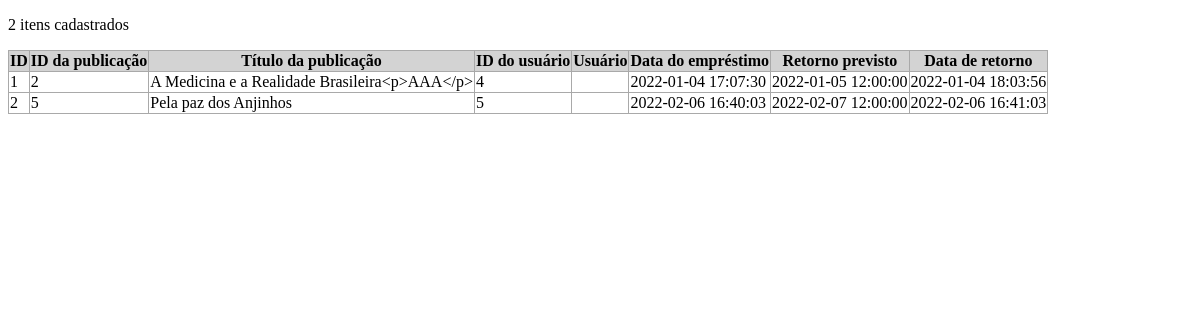
The app's page /generate/libfullborrowedpubstotable.php (signed in), older data.
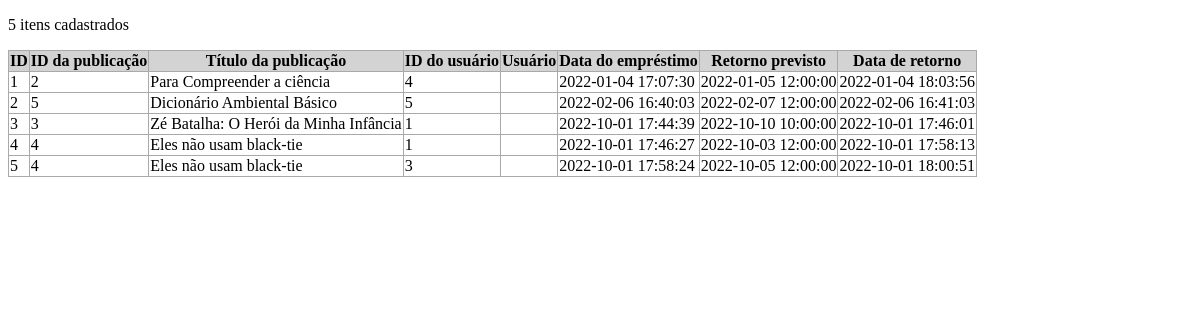
The same page, newer data.
### tables this page shows
CREATE TABLE `libraryborrowedpublications` (
  `id` int NOT NULL,
  `publicationId` int NOT NULL,
  `libUserId` int NOT NULL,
  `borrowDatetime` datetime NOT NULL,
  `expectedReturnDatetime` datetime NOT NULL,
  `returnDatetime` datetime DEFAULT NULL
);

CREATE TABLE `librarycollection` (
  `id` int NOT NULL,
  `registrationDate` date NOT NULL,
  `author` varchar(120) DEFAULT NULL,
  `title` varchar(280) NOT NULL,
  `cdu` varchar(120) DEFAULT NULL,
  `cdd` varchar(120) DEFAULT NULL,
  `isbn` varchar(120) DEFAULT NULL,
  `local` varchar(120) DEFAULT NULL,
  `publisher_edition` varchar(120) DEFAULT NULL,
  `number` varchar(120) DEFAULT NULL,
  `month` varchar(120) DEFAULT NULL,
  `year` varchar(120) DEFAULT NULL,
  `edition` varchar(120) DEFAULT NULL,
  `volume` varchar(120) DEFAULT NULL,
  `copyNumber` varchar(120) DEFAULT NULL,
  `pageNumber` varchar(120) DEFAULT NULL,
  `typeAcquisitionId` int NOT NULL,
  `price` decimal(10,2) DEFAULT NULL,
  `prohibitedSale` tinyint(1) NOT NULL DEFAULT '0',
  `provider` varchar(120) DEFAULT NULL,
  `exclusionInfoTerm` varchar(255) DEFAULT NULL,
  `registeredByUserId` int NOT NULL
);

### model/database/database.php (called while the page is built, shortened)
<?php
function getDatabaseConfig()
{
	$configs = parse_ini_file($_SERVER['DOCUMENT_ROOT'] . "/sisepi_config.ini", true);
	return $configs['database'];
}
function getCryptoKey()
{
	return !empty(getenv("CRYPTO_KEY")) ? getenv("CRYPTO_KEY") : getDatabaseConfig()['crypto'];
}

### model/database/libraryborrowedpubs.database.php (called while the page is built, shortened)
<?php
require_once("database.php");
function buildBorrowedPubsQuery($baseQuery, $_orderBy, $searchKeywords, $useLimit = true, $exportReportMode = false)
{
	$outputInfos = [ "query" => "", "search" => false ];
	$where = strlen($searchKeywords) > 3 ? "where " : "";
	$orderBy = "";
	switch ($_orderBy)
	{
		case "id": $orderBy = "order by libraryborrowedpublications.id ASC "; break;
	}
	$limit = $useLimit ? "limit ?, ?" : "";
	$outputInfos["query"] = $baseQuery . $where . $orderBy . $limit;
	return $outputInfos;
}
function getFullBorrowedPubs($__orderBy, $searchKeywords, $optConnection = null)
{
	$__cryptoKey = getCryptoKey();
	$_orderBy = ($__orderBy === null || $__orderBy === "") ? "id" : $__orderBy;
	$conn = $optConnection ? $optConnection : createConnectionAsEditor();
	$baseQuery = "SELECT libraryborrowedpublications.id as 'ID',
	libraryborrowedpublications.publicationId as 'ID da publicação',
	librarycollection.title as 'Título da publicação',
	libraryborrowedpublications.libUserId as 'ID do usuário',
	aes_decrypt(libraryusers.name, '$__cryptoKey') as 'Usuário',
	borrowDatetime as 'Data do empréstimo',
	expectedReturnDatetime as 'Retorno previsto',
	returnDatetime as 'Data de retorno'
FROM libraryborrowedpublications
left join librarycollection on librarycollection.id = libraryborrowedpublications.publicationId
left join libraryusers on libraryusers.id = libraryborrowedpublications.libUserId ";
	$infos = buildBorrowedPubsQuery($baseQuery, $_orderBy, $searchKeywords, false, true);
	$dataRows = null;
	if ($stmt = $conn->prepare($infos["query"]))
	{
		$stmt->execute();
		$result = $stmt->get_result();
		if ($result->num_rows > 0)
		{
			$dataRows = $result->fetch_all(MYSQLI_ASSOC);
		}
	}
	return $dataRows;
}

### includes/common.php (called while the page is built, shortened)
<?php
function hsc($stringData)
{
    return htmlspecialchars($stringData, ENT_NOQUOTES, "UTF-8");
}

### generate/libfullborrowedpubstotable.php (the view, shortened to what this page needs)
<?php
require_once("../includes/common.php");
require_once("../model/database/libraryborrowedpubs.database.php");
$fullBorrowedPubsDataRows = getFullBorrowedPubs(($_GET["orderBy"] ?? ""), ($_GET["q"] ?? ""));
$itemsCount = count($fullBorrowedPubsDataRows);
?>
<!DOCTYPE html>
<html xmlns="http://www.w3.org/1999/xhtml" lang="en">
<head>
</head>
	<body>
		<p><?php echo $itemsCount; ?> itens cadastrados</p>
		<table>
			<thead>
				<tr>
					<?php foreach ($fullBorrowedPubsDataRows[0] as $h => $v): ?>
					<th><?php echo $h; ?></th>
					<?php endforeach; ?>
				</tr>
			</thead>
			<tbody>
				<?php foreach ($fullBorrowedPubsDataRows as $dr): ?>
				<tr>
					<?php foreach ($dr as $col => $val): ?>
					<td><?php echo hsc($val); ?></td>
					<?php endforeach; ?>
				</tr>
				<?php endforeach; ?>
			</tbody>
		</table>
	</body>
</html>

Row changes from the older to the newer data that the page shows:
added libraryborrowedpublications: id "3", publicationId "3", librarycollection.title "Zé Batalha: O Herói da Minha Infância", libUserId "1", borrowDatetime "2022-10-01 17:44:39", expectedReturnDatetime "2022-10-10 10:00:00", returnDatetime "2022-10-01 17:46:01"
added libraryborrowedpublications: id "4", publicationId "4", librarycollection.title "Eles não usam black-tie", libUserId "1", borrowDatetime "2022-10-01 17:46:27", expectedReturnDatetime "2022-10-03 12:00:00", returnDatetime "2022-10-01 17:58:13"
added libraryborrowedpublications: id "5", publicationId "4", librarycollection.title "Eles não usam black-tie", libUserId "3", borrowDatetime "2022-10-01 17:58:24", expectedReturnDatetime "2022-10-05 12:00:00", returnDatetime "2022-10-01 18:00:51"
Text that changed along with them:
$itemsCount: "2" → "5"
new list line: "Para Compreender a ciência"
new list line: "Dicionário Ambiental Básico"
list line gone: "A Medicina e a Realidade Brasileira<p>AAA</p>"
list line gone: "Pela paz dos Anjinhos"
